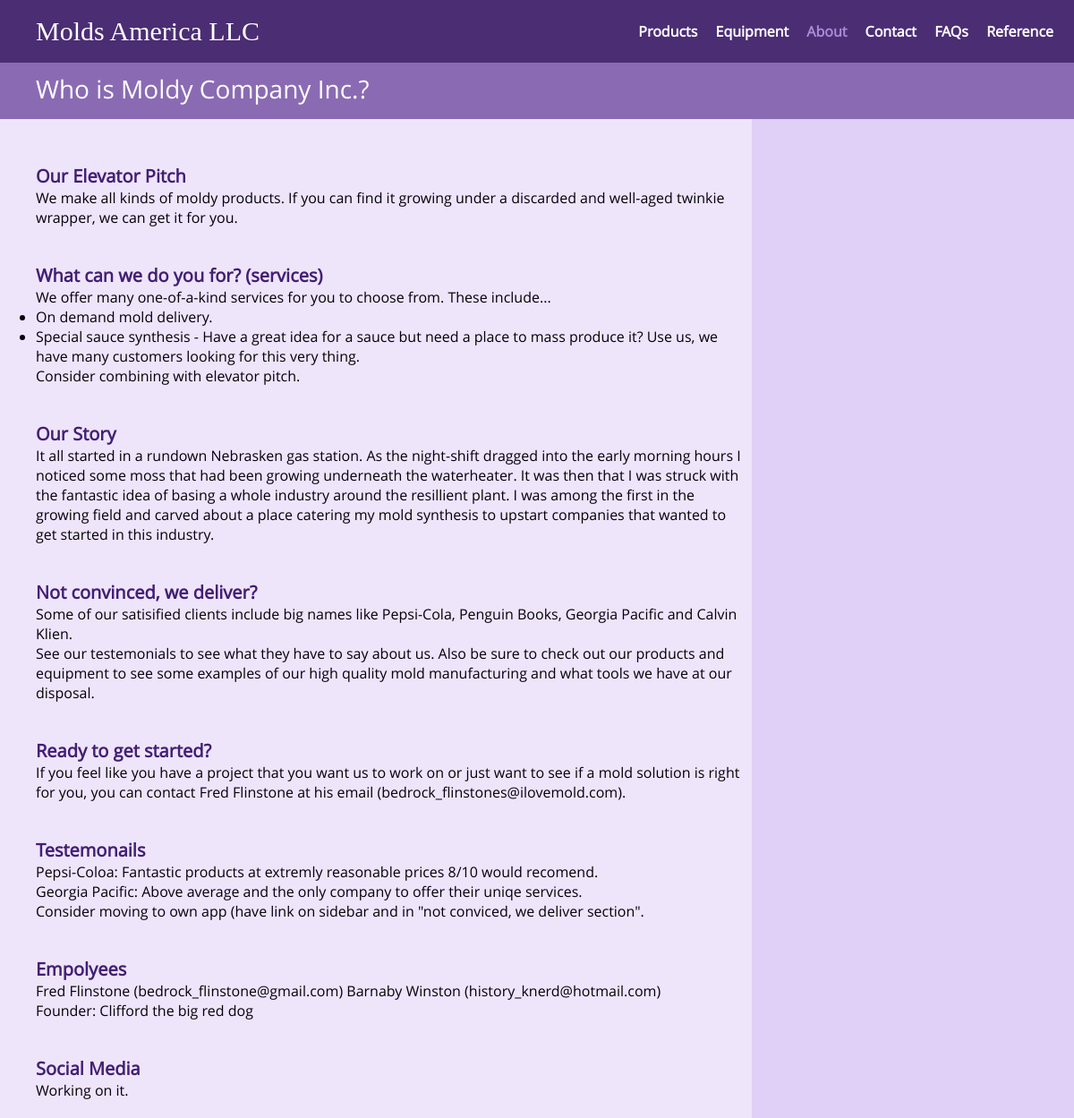
The page /about/ on the database its author committed.
### about/models.py (models this page shows, shortened)
class AboutSection(MarkdownModel):
    title = models.CharField(max_length=250)
    position = models.PositiveIntegerField()
    class Meta:
        ordering = ['position', 'title']

### common/models.py (models this page shows, shortened)
class MarkdownModel(models.Model):
    markdown = models.TextField()
    html = models.TextField()

### about/views.py (the view)
def index(request):
    context = {
        'sections': AboutSection.objects.all()
    }
    return basicPage(request, 'about/base_about.html', context)

### common/templatetags/common_extras.py (called while the page is built)
@register.simple_tag
def app_active(request, app_name):
    if app_name in request.resolver_match.app_names:
        return 'active'
    else:
        return ''

### common/views.py (called while the page is built)
def basicPage(request, template_name, additional_context):
    context = {}
    context.update(additional_context)  # Add additional items.
    return render(request, template_name, context)

### about/templates/about/base_about.html
{% extends "common/base.html" %}
{% load staticfiles %}
{% block aditional_stylesheets %}
<link rel="stylesheet" type="text/css" href="{% static 'about/about_style.css' %}">
{% endblock %}
{% block subheader_content %}
<a href="{% url 'about:index' %}">Who is Moldy Company Inc.?</a>
{% endblock %}
{% block main_content %}
{% for section in sections %}
<section class="stacked-section-no-thumnail">
  <h3>{{ section.title }}</h3>
  <div class="content">
    {{ section.html|safe }}
  </div>
</section>
{% endfor %}
{% endblock %}

### common/templates/common/base.html (shortened to what this page needs)
{% load staticfiles %}
{% load common_extras %}
<!DOCTYPE html>
<html>
  <head>
    <link rel="stylesheet" type="text/css" href="{% static 'common/style.css' %}">
    {% block aditional_stylesheets %}{% endblock %}
  </head>
  <body>
    <header>
      <a class="logo noselect" href="{% url 'home:index' %}">Molds America LLC</a>
      <nav class="nav-menu mobile-menu-inactive">
          <a class="{% app_active request 'products' %}" href="{% url 'products:index' %}">Products</a>
          <a class="{% app_active request 'equipment' %}" href="{% url 'equipment:index' %}">Equipment</a>
          <a class="{% app_active request 'about' %}" href="{% url 'about:index' %}">About</a>
          <a class="{% app_active request 'contact' %}" href="{% url 'contact:index' %}">Contact</a>
          <a class="{% app_active request 'faqs' %}" href="{% url 'faqs:index' %}">FAQs</a>
          <a class="{% app_active request 'reference' %}" href="{% url 'reference:index' %}">Reference</a>
      </nav>
    </header>
    {% block subheader %}
    <div class="subheader">
      {% block subheader_content %}{% endblock %}
    </div>
    {% endblock %}
    {% block content %}
    <div class="content">
      <div class="sidebar">
      </div>
      <div class="main-content">
        {% block main_content %}{% endblock %}
      </div>
    </div>
    {% endblock %}
  </body>
</html>

### common/static/common/style.css (style rules this page uses)
* { color: inherit; padding: 0px; margin: 0px; text-decoration: none; }
body { background-color: #EEE5FB; font-family: 'Open Sans', sans-serif; font-size: 16px; }
h3 { color: #431F73; font-size: 20px; font-weight: bold; }
a { color: #431F73; }
header { background-color: #4B2D73; }
.logo, .logo:hover { color: white; font-family: 'Hallo Sans Black'; font-size: 30px; }
.nav-menu a { color: white; font-weight: bold; }
.nav-menu .active, .nav-menu .active:hover, .nav-menu .active:active { color: #AA89D6; }
.subheader, .subheader *, .subheader *:hover, .subheader *:active { background-color: #8A6BB3; color: white; font-weight: normal; font-size: 28px; }
.main-content { color: #06010D; }
.sidebar { background-color: #E0CFF6; }
header { align-items: center; display: -webkit-flex; display: flex; flex-wrap: wrap; justify-content: space-between; width: 100%; }
.logo { padding: 10px; margin-top: 8px; margin-bottom: 8px; }
.nav-menu { display: none; padding-right: 5px; padding-left: 5px; width: 100%; }
.nav-menu a { border-top-style: solid; border-top-width: 1px; display: block; padding-bottom: 10px; padding-left: 5px; padding-top: 10px; }
.mobile-menu-inactive { display: none; }
@media screen and (min-width: 925px) { header { flex-wrap: nowrap; justify-content: space-between; } }
@media screen and (min-width: 925px) { .logo { margin-left: 30px; } }
@media screen and (min-width: 925px) { .nav-menu { display: block; margin-right: 10px; width: auto; } }
@media screen and (min-width: 925px) { .nav-menu a { border-style: none; display: inline-block; padding: 8px; } }
.subheader { box-sizing: border-box; padding-left: 10px; padding-top: 10px; padding-bottom: 15px; width: 100%; }
.subheader * { display: inline-block; }
@media screen and (min-width: 925px) { .subheader { padding-left: 40px; } }
.stacked-section-no-thumnail { padding-bottom: 20px; padding-top: 20px; }
.content { display: flex; flex-wrap: wrap; flex-direction: row-reverse; width: 100%; }
.sidebar { box-sizing: border-box; padding-bottom: 20px; padding-left: 10px; padding-top: 10px; width: 100%; }
.main-content { box-sizing: border-box; padding-left: 10px; padding-right: 10px; padding-top: 30px; margin: 0px; width: 100%; }
@media screen and (min-width: 925px) { .sidebar { padding-left: 30px; padding-top: 30px; width: 30%; } }
@media screen and (min-width: 925px) { .main-content { padding-left: 40px; width: 70% } }
.noselect { -webkit-touch-callout: none; -webkit-user-select: none; -khtml-user-select: none; -moz-user-select: none; -ms-user-select: none; user-select: none; }

### about/static/about/about_style.css (style rules this page uses)
section .content { display: block; }

### rows shown on the page
AboutSection: title "Our Elevator Pitch", html "We make all kinds of moldy products. If you can find it growing under a discarded and well-aged twinkie wrapper, we can get it for you."
AboutSection: title "What can we do you for? (services)", html "We offer many one-of-a-kind services for you to choose from. These include... On demand mold delivery. Special sauce synthesis - Have a great idea for a sauce but need a place to mass produce it? Use us, we have many customers looking for this very thing. Consider combining with elevator pitch."
AboutSection: title "Our Story", html "It all started in a rundown Nebrasken gas station. As the night-shift dragged into the early morning hours I noticed some moss that had been growing underneath the waterheater. It was then that I was struck with the fantastic idea of basing a whole industry around the resillient plant. I was among the first in the growing field and carved about a place catering my mold synthesis to upstart companies that wanted to get started in this industry."
AboutSection: title "Not convinced, we deliver?", html "Some of our satisified clients include big names like Pepsi-Cola, Penguin Books, Georgia Pacific and Calvin Klien. See our testemonials to see what they have to say about us. Also be sure to check out our products and equipment to see some examples of our high quality mold manufacturing and what tools we have at our disposal."
AboutSection: title "Ready to get started?", html "If you feel like you have a project that you want us to work on or just want to see if a mold solution is right for you, you can contact Fred Flinstone at his email (bedrock_flinstones@ilovemold.com)."
AboutSection: title "Testemonails", html "Pepsi-Coloa: Fantastic products at extremly reasonable prices 8/10 would recomend. Georgia Pacific: Above average and the only company to offer their uniqe services. Consider moving to own app (have link on sidebar and in \"not conviced, we deliver section\"."
AboutSection: title "Empolyees", html "Fred Flinstone (bedrock_flinstone@gmail.com) Barnaby Winston (history_knerd@hotmail.com) Founder: Clifford the big red dog"
AboutSection: title "Social Media", html "Working on it."
